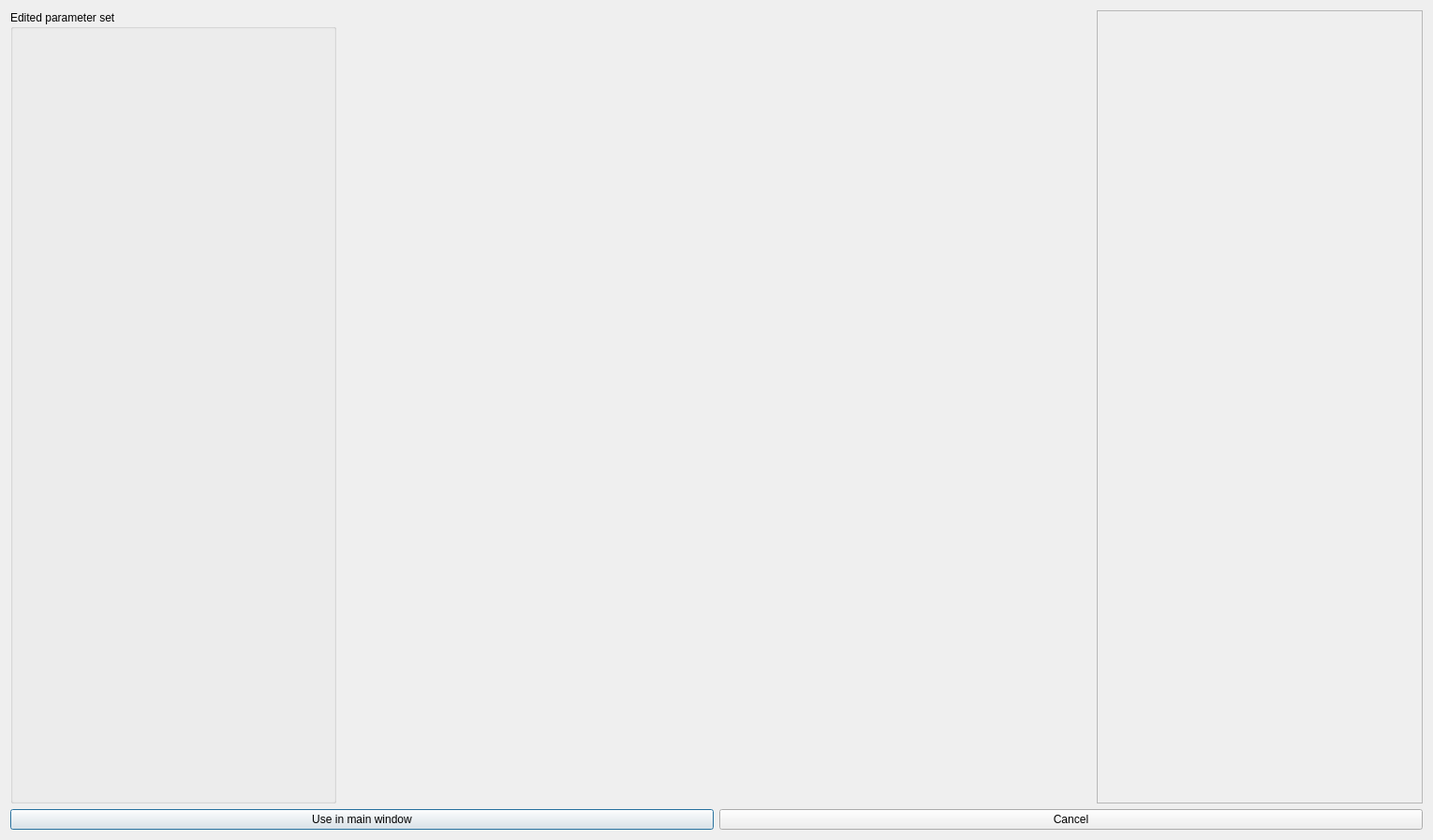
<?xml version="1.0" encoding="UTF-8"?>
<ui version="4.0">
 <class>cNavigatorWindow</class>
 <widget class="QDialog" name="cNavigatorWindow">
  <property name="geometry">
   <rect>
    <x>0</x>
    <y>0</y>
    <width>1530</width>
    <height>897</height>
   </rect>
  </property>
  <property name="windowTitle">
   <string>Dialog</string>
  </property>
  <layout class="QVBoxLayout" name="verticalLayout" stretch="1,0">
   <item>
    <layout class="QHBoxLayout" name="horizontalLayout">
     <item>
      <widget class="QGroupBox" name="groupBoxParameterSet">
       <property name="title">
        <string>Edited parameter set</string>
       </property>
      </widget>
     </item>
     <item>
      <widget class="QWidget" name="widgetRenderedImage" native="true">
       <property name="sizePolicy">
        <sizepolicy hsizetype="Fixed" vsizetype="Fixed">
         <horstretch>0</horstretch>
         <verstretch>0</verstretch>
        </sizepolicy>
       </property>
       <property name="minimumSize">
        <size>
         <width>800</width>
         <height>600</height>
        </size>
       </property>
      </widget>
     </item>
     <item>
      <widget class="QFrame" name="frameNavigationButtons">
       <property name="frameShape">
        <enum>QFrame::StyledPanel</enum>
       </property>
       <property name="frameShadow">
        <enum>QFrame::Raised</enum>
       </property>
       <layout class="QVBoxLayout" name="verticalLayout_2">
        <item>
         <widget class="cDockNavigation" name="widgetNavigationButtons" native="true"/>
        </item>
       </layout>
      </widget>
     </item>
    </layout>
   </item>
   <item>
    <layout class="QHBoxLayout" name="horizontalLayout_2">
     <item>
      <widget class="QPushButton" name="pushButton">
       <property name="text">
        <string>Use in main window</string>
       </property>
      </widget>
     </item>
     <item>
      <widget class="QPushButton" name="pushButton_2">
       <property name="text">
        <string>Cancel</string>
       </property>
      </widget>
     </item>
    </layout>
   </item>
  </layout>
 </widget>
 <customwidgets>
  <customwidget>
   <class>cDockNavigation</class>
   <extends>QWidget</extends>
   <header>dock_navigation.h</header>
   <container>1</container>
  </customwidget>
 </customwidgets>
 <resources/>
 <connections/>
</ui>
